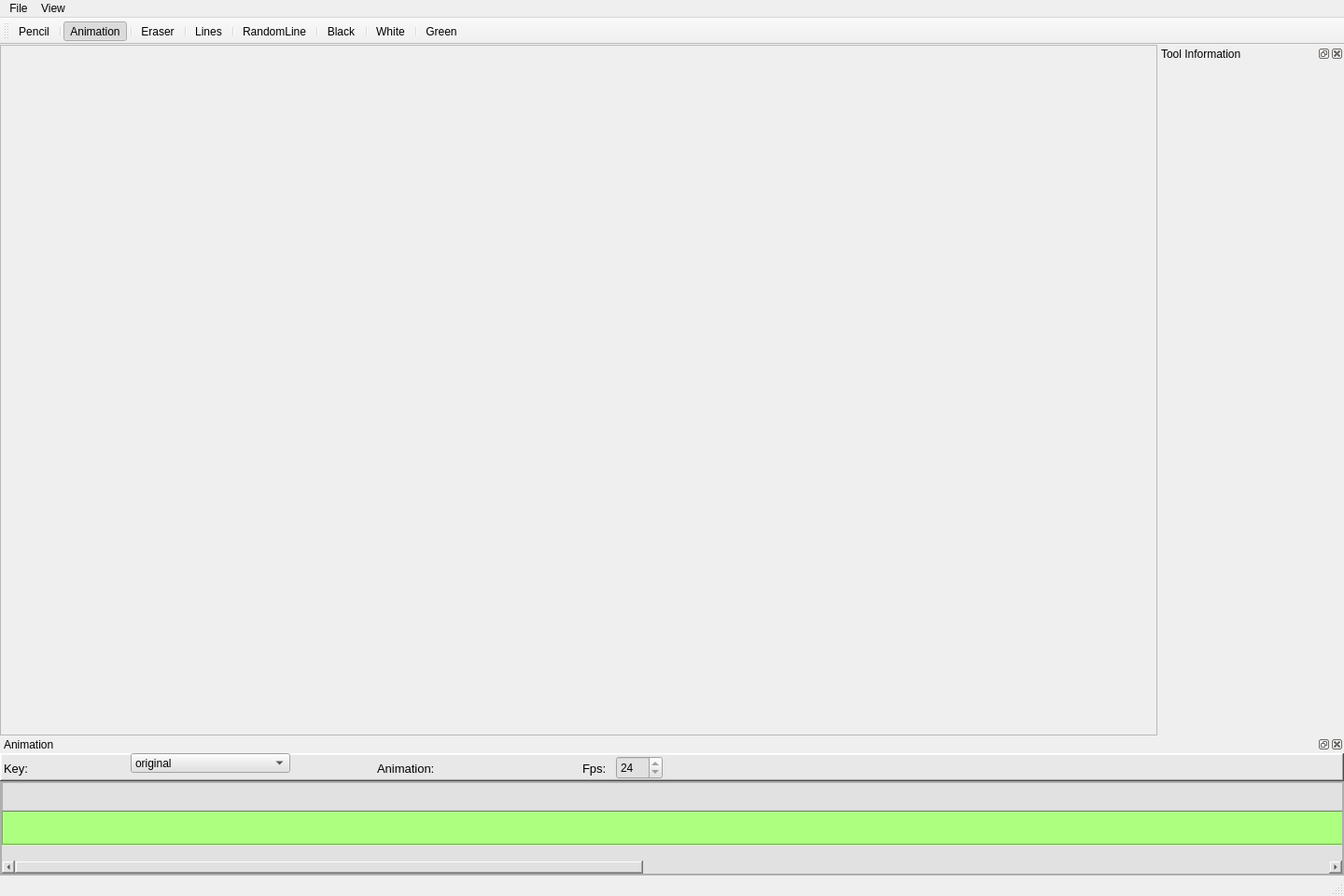
<?xml version="1.0" encoding="UTF-8"?>
<ui version="4.0">
 <class>MainWindow</class>
 <widget class="QMainWindow" name="MainWindow">
  <property name="geometry">
   <rect>
    <x>0</x>
    <y>0</y>
    <width>1440</width>
    <height>960</height>
   </rect>
  </property>
  <property name="minimumSize">
   <size>
    <width>1300</width>
    <height>960</height>
   </size>
  </property>
  <property name="windowTitle">
   <string>MainWindow</string>
  </property>
  <property name="autoFillBackground">
   <bool>true</bool>
  </property>
  <widget class="QWidget" name="centralWidget">
   <layout class="QGridLayout" name="gridLayout">
    <property name="leftMargin">
     <number>0</number>
    </property>
    <property name="topMargin">
     <number>0</number>
    </property>
    <property name="rightMargin">
     <number>0</number>
    </property>
    <property name="bottomMargin">
     <number>0</number>
    </property>
    <property name="spacing">
     <number>0</number>
    </property>
    <item row="1" column="3">
     <widget class="QDockWidget" name="toolinformation_2">
      <property name="minimumSize">
       <size>
        <width>200</width>
        <height>222</height>
       </size>
      </property>
      <property name="maximumSize">
       <size>
        <width>200</width>
        <height>222</height>
       </size>
      </property>
      <property name="windowTitle">
       <string>Tool Information</string>
      </property>
      <widget class="QWidget" name="dockWidgetContents_5">
       <property name="minimumSize">
        <size>
         <width>0</width>
         <height>200</height>
        </size>
       </property>
       <property name="maximumSize">
        <size>
         <width>16777215</width>
         <height>200</height>
        </size>
       </property>
      </widget>
     </widget>
    </item>
    <item row="4" column="1" colspan="3">
     <widget class="QDockWidget" name="AnimationWindow">
      <property name="minimumSize">
       <size>
        <width>103</width>
        <height>150</height>
       </size>
      </property>
      <property name="maximumSize">
       <size>
        <width>1440</width>
        <height>150</height>
       </size>
      </property>
      <property name="windowIcon">
       <iconset>
        <normaloff>:/new/icon/icon/Animation.png</normaloff>
        <normalon>:/new/icon/icon/Animation.png</normalon>
        <activeoff>:/new/icon/icon/Animation.png</activeoff>
        <activeon>:/new/icon/icon/Animation.png</activeon>
        <selectedoff>:/new/icon/icon/Animation.png</selectedoff>:/new/icon/icon/Animation.png</iconset>
      </property>
      <property name="styleSheet">
       <string notr="true">QDockWidget{border:1px solid black;}</string>
      </property>
      <property name="floating">
       <bool>false</bool>
      </property>
      <property name="windowTitle">
       <string>Animation</string>
      </property>
      <widget class="QWidget" name="dockWidgetContents_4">
       <property name="styleSheet">
        <string notr="true">QWidget{
background-color: rgb(225, 225, 225);}</string>
       </property>
       <layout class="QGridLayout" name="gridLayout_2">
        <property name="leftMargin">
         <number>0</number>
        </property>
        <property name="topMargin">
         <number>0</number>
        </property>
        <property name="rightMargin">
         <number>0</number>
        </property>
        <property name="bottomMargin">
         <number>0</number>
        </property>
        <property name="spacing">
         <number>0</number>
        </property>
        <item row="0" column="0">
         <widget class="QFrame" name="frame_3">
          <property name="minimumSize">
           <size>
            <width>0</width>
            <height>30</height>
           </size>
          </property>
          <property name="maximumSize">
           <size>
            <width>16777215</width>
            <height>30</height>
           </size>
          </property>
          <property name="autoFillBackground">
           <bool>false</bool>
          </property>
          <property name="styleSheet">
           <string notr="true">QFrame{background-color:rgb(232, 232, 232);}</string>
          </property>
          <property name="frameShape">
           <enum>QFrame::WinPanel</enum>
          </property>
          <property name="frameShadow">
           <enum>QFrame::Raised</enum>
          </property>
          <property name="lineWidth">
           <number>1</number>
          </property>
          <property name="midLineWidth">
           <number>0</number>
          </property>
          <widget class="QTextBrowser" name="KeyTitle">
           <property name="geometry">
            <rect>
             <x>0</x>
             <y>5</y>
             <width>55</width>
             <height>30</height>
            </rect>
           </property>
           <property name="sizePolicy">
            <sizepolicy hsizetype="Expanding" vsizetype="Expanding">
             <horstretch>0</horstretch>
             <verstretch>0</verstretch>
            </sizepolicy>
           </property>
           <property name="minimumSize">
            <size>
             <width>0</width>
             <height>30</height>
            </size>
           </property>
           <property name="styleSheet">
            <string notr="true">QTextBrowser{background-color:rgb(255,132,139,0);border-radius:3px;color:rgb(0,0,0);}</string>
           </property>
           <property name="frameShape">
            <enum>QFrame::NoFrame</enum>
           </property>
           <property name="html">
            <string>&lt;!DOCTYPE HTML PUBLIC &quot;-//W3C//DTD HTML 4.0//EN&quot; &quot;http://www.w3.org/TR/REC-html40/strict.dtd&quot;&gt;
&lt;html&gt;&lt;head&gt;&lt;meta name=&quot;qrichtext&quot; content=&quot;1&quot; /&gt;&lt;style type=&quot;text/css&quot;&gt;
p, li { white-space: pre-wrap; }
&lt;/style&gt;&lt;/head&gt;&lt;body style=&quot; font-family:'SimSun'; font-size:9pt; font-weight:400; font-style:normal;&quot;&gt;
&lt;p style=&quot; margin-top:0px; margin-bottom:0px; margin-left:0px; margin-right:0px; -qt-block-indent:0; text-indent:0px;&quot;&gt;&lt;span style=&quot; font-size:10pt;&quot;&gt;Key:&lt;/span&gt;&lt;/p&gt;&lt;/body&gt;&lt;/html&gt;</string>
           </property>
          </widget>
          <widget class="QPushButton" name="KeyAdd">
           <property name="geometry">
            <rect>
             <x>50</x>
             <y>0</y>
             <width>30</width>
             <height>30</height>
            </rect>
           </property>
           <property name="text">
            <string/>
           </property>
           <property name="icon">
            <iconset resource="icon.qrc">
             <normaloff>:/new/icon/Resource/icon/AddKey.png</normaloff>:/new/icon/Resource/icon/AddKey.png</iconset>
           </property>
           <property name="iconSize">
            <size>
             <width>30</width>
             <height>30</height>
            </size>
           </property>
           <property name="flat">
            <bool>true</bool>
           </property>
          </widget>
          <widget class="QPushButton" name="KeyDelete">
           <property name="geometry">
            <rect>
             <x>90</x>
             <y>0</y>
             <width>30</width>
             <height>30</height>
            </rect>
           </property>
           <property name="text">
            <string/>
           </property>
           <property name="icon">
            <iconset resource="icon.qrc">
             <normaloff>:/new/icon/Resource/icon/DeleteKey.png</normaloff>:/new/icon/Resource/icon/DeleteKey.png</iconset>
           </property>
           <property name="iconSize">
            <size>
             <width>30</width>
             <height>30</height>
            </size>
           </property>
           <property name="flat">
            <bool>true</bool>
           </property>
          </widget>
          <widget class="QPushButton" name="AnimationCreate">
           <property name="geometry">
            <rect>
             <x>500</x>
             <y>0</y>
             <width>30</width>
             <height>30</height>
            </rect>
           </property>
           <property name="text">
            <string/>
           </property>
           <property name="icon">
            <iconset resource="icon.qrc">
             <normaloff>:/new/icon/Resource/icon/AnimationCreate.png</normaloff>:/new/icon/Resource/icon/AnimationCreate.png</iconset>
           </property>
           <property name="iconSize">
            <size>
             <width>30</width>
             <height>30</height>
            </size>
           </property>
           <property name="checkable">
            <bool>false</bool>
           </property>
           <property name="flat">
            <bool>true</bool>
           </property>
          </widget>
          <widget class="QTextBrowser" name="AnimationTitle">
           <property name="geometry">
            <rect>
             <x>400</x>
             <y>5</y>
             <width>100</width>
             <height>30</height>
            </rect>
           </property>
           <property name="sizePolicy">
            <sizepolicy hsizetype="Expanding" vsizetype="Expanding">
             <horstretch>0</horstretch>
             <verstretch>0</verstretch>
            </sizepolicy>
           </property>
           <property name="minimumSize">
            <size>
             <width>0</width>
             <height>30</height>
            </size>
           </property>
           <property name="styleSheet">
            <string notr="true">QTextBrowser{background-color:rgb(255,132,139,0);border-radius:3px;color:rgb(0,0,0);}</string>
           </property>
           <property name="frameShape">
            <enum>QFrame::NoFrame</enum>
           </property>
           <property name="html">
            <string>&lt;!DOCTYPE HTML PUBLIC &quot;-//W3C//DTD HTML 4.0//EN&quot; &quot;http://www.w3.org/TR/REC-html40/strict.dtd&quot;&gt;
&lt;html&gt;&lt;head&gt;&lt;meta name=&quot;qrichtext&quot; content=&quot;1&quot; /&gt;&lt;style type=&quot;text/css&quot;&gt;
p, li { white-space: pre-wrap; }
&lt;/style&gt;&lt;/head&gt;&lt;body style=&quot; font-family:'SimSun'; font-size:9pt; font-weight:400; font-style:normal;&quot;&gt;
&lt;p style=&quot; margin-top:0px; margin-bottom:0px; margin-left:0px; margin-right:0px; -qt-block-indent:0; text-indent:0px;&quot;&gt;&lt;span style=&quot; font-size:10pt;&quot;&gt;Animation:&lt;/span&gt;&lt;/p&gt;&lt;/body&gt;&lt;/html&gt;</string>
           </property>
          </widget>
          <widget class="QPushButton" name="AnimationAction">
           <property name="geometry">
            <rect>
             <x>540</x>
             <y>0</y>
             <width>30</width>
             <height>30</height>
            </rect>
           </property>
           <property name="text">
            <string/>
           </property>
           <property name="icon">
            <iconset resource="icon.qrc">
             <normaloff>:/new/icon/Resource/icon/Action.png</normaloff>:/new/icon/Resource/icon/Action.png</iconset>
           </property>
           <property name="iconSize">
            <size>
             <width>26</width>
             <height>26</height>
            </size>
           </property>
           <property name="checkable">
            <bool>false</bool>
           </property>
           <property name="flat">
            <bool>true</bool>
           </property>
          </widget>
          <widget class="QTextBrowser" name="TimeTitle">
           <property name="geometry">
            <rect>
             <x>620</x>
             <y>5</y>
             <width>40</width>
             <height>30</height>
            </rect>
           </property>
           <property name="sizePolicy">
            <sizepolicy hsizetype="Expanding" vsizetype="Expanding">
             <horstretch>0</horstretch>
             <verstretch>0</verstretch>
            </sizepolicy>
           </property>
           <property name="minimumSize">
            <size>
             <width>0</width>
             <height>30</height>
            </size>
           </property>
           <property name="styleSheet">
            <string notr="true">QTextBrowser{background-color:rgb(255,132,139,0);border-radius:3px;color:rgb(0,0,0);}</string>
           </property>
           <property name="frameShape">
            <enum>QFrame::NoFrame</enum>
           </property>
           <property name="html">
            <string>&lt;!DOCTYPE HTML PUBLIC &quot;-//W3C//DTD HTML 4.0//EN&quot; &quot;http://www.w3.org/TR/REC-html40/strict.dtd&quot;&gt;
&lt;html&gt;&lt;head&gt;&lt;meta name=&quot;qrichtext&quot; content=&quot;1&quot; /&gt;&lt;style type=&quot;text/css&quot;&gt;
p, li { white-space: pre-wrap; }
&lt;/style&gt;&lt;/head&gt;&lt;body style=&quot; font-family:'SimSun'; font-size:9pt; font-weight:400; font-style:normal;&quot;&gt;
&lt;p style=&quot; margin-top:0px; margin-bottom:0px; margin-left:0px; margin-right:0px; -qt-block-indent:0; text-indent:0px;&quot;&gt;&lt;span style=&quot; font-size:10pt;&quot;&gt;Fps:&lt;/span&gt;&lt;/p&gt;&lt;/body&gt;&lt;/html&gt;</string>
           </property>
          </widget>
          <widget class="QSpinBox" name="FpsTimes">
           <property name="geometry">
            <rect>
             <x>660</x>
             <y>3</y>
             <width>50</width>
             <height>25</height>
            </rect>
           </property>
           <property name="minimum">
            <number>24</number>
           </property>
           <property name="maximum">
            <number>24</number>
           </property>
          </widget>
          <widget class="QComboBox" name="comboBox">
           <property name="geometry">
            <rect>
             <x>140</x>
             <y>0</y>
             <width>171</width>
             <height>21</height>
            </rect>
           </property>
           <item>
            <property name="text">
             <string>original</string>
            </property>
           </item>
           <item>
            <property name="text">
             <string>guidance0</string>
            </property>
           </item>
           <item>
            <property name="text">
             <string>guidance1</string>
            </property>
           </item>
           <item>
            <property name="text">
             <string>guidance3</string>
            </property>
           </item>
          </widget>
         </widget>
        </item>
        <item row="1" column="0">
         <widget class="QFrame" name="frame_4">
          <property name="minimumSize">
           <size>
            <width>0</width>
            <height>0</height>
           </size>
          </property>
          <property name="maximumSize">
           <size>
            <width>1440</width>
            <height>16777215</height>
           </size>
          </property>
          <property name="styleSheet">
           <string notr="true">QFrame{background-color:rgb(225, 225, 225);}</string>
          </property>
          <property name="frameShape">
           <enum>QFrame::StyledPanel</enum>
          </property>
          <property name="frameShadow">
           <enum>QFrame::Plain</enum>
          </property>
          <layout class="QGridLayout" name="gridLayout_3">
           <property name="leftMargin">
            <number>0</number>
           </property>
           <property name="topMargin">
            <number>0</number>
           </property>
           <property name="rightMargin">
            <number>0</number>
           </property>
           <property name="bottomMargin">
            <number>0</number>
           </property>
           <property name="spacing">
            <number>0</number>
           </property>
           <item row="0" column="0">
            <widget class="QScrollArea" name="scrollArea_2">
             <property name="minimumSize">
              <size>
               <width>0</width>
               <height>0</height>
              </size>
             </property>
             <property name="widgetResizable">
              <bool>true</bool>
             </property>
             <widget class="QWidget" name="scrollAreaWidgetContents_4">
              <property name="geometry">
               <rect>
                <x>0</x>
                <y>0</y>
                <width>3000</width>
                <height>65</height>
               </rect>
              </property>
              <property name="minimumSize">
               <size>
                <width>3000</width>
                <height>0</height>
               </size>
              </property>
              <widget class="QTextEdit" name="ScaleMark">
               <property name="geometry">
                <rect>
                 <x>0</x>
                 <y>-10</y>
                 <width>3000</width>
                 <height>40</height>
                </rect>
               </property>
               <property name="minimumSize">
                <size>
                 <width>3000</width>
                 <height>0</height>
                </size>
               </property>
               <property name="font">
                <font>
                 <family>Arial</family>
                 <pointsize>8</pointsize>
                </font>
               </property>
               <property name="html">
                <string>&lt;!DOCTYPE HTML PUBLIC &quot;-//W3C//DTD HTML 4.0//EN&quot; &quot;http://www.w3.org/TR/REC-html40/strict.dtd&quot;&gt;
&lt;html&gt;&lt;head&gt;&lt;meta name=&quot;qrichtext&quot; content=&quot;1&quot; /&gt;&lt;style type=&quot;text/css&quot;&gt;
p, li { white-space: pre-wrap; }
&lt;/style&gt;&lt;/head&gt;&lt;body style=&quot; font-family:'Arial'; font-size:8pt; font-weight:400; font-style:normal;&quot;&gt;
&lt;p style=&quot;-qt-paragraph-type:empty; margin-top:0px; margin-bottom:0px; margin-left:0px; margin-right:0px; -qt-block-indent:0; text-indent:0px;&quot;&gt;&lt;br /&gt;&lt;/p&gt;&lt;/body&gt;&lt;/html&gt;</string>
               </property>
              </widget>
              <widget class="QFrame" name="frame">
               <property name="geometry">
                <rect>
                 <x>0</x>
                 <y>30</y>
                 <width>3000</width>
                 <height>37</height>
                </rect>
               </property>
               <property name="styleSheet">
                <string notr="true">QFrame{background-color: rgb(172, 255, 127);}
</string>
               </property>
               <property name="frameShape">
                <enum>QFrame::Box</enum>
               </property>
               <property name="frameShadow">
                <enum>QFrame::Sunken</enum>
               </property>
              </widget>
             </widget>
            </widget>
           </item>
          </layout>
         </widget>
        </item>
       </layout>
      </widget>
     </widget>
    </item>
    <item row="1" column="1" rowspan="3">
     <widget class="QScrollArea" name="scrollArea">
      <property name="widgetResizable">
       <bool>true</bool>
      </property>
      <widget class="QWidget" name="scrollAreaWidgetContents">
       <property name="geometry">
        <rect>
         <x>0</x>
         <y>0</y>
         <width>1238</width>
         <height>727</height>
        </rect>
       </property>
       <property name="minimumSize">
        <size>
         <width>1238</width>
         <height>675</height>
        </size>
       </property>
       <widget class="QLabel" name="label">
        <property name="geometry">
         <rect>
          <x>0</x>
          <y>0</y>
          <width>1240</width>
          <height>675</height>
         </rect>
        </property>
        <property name="minimumSize">
         <size>
          <width>1200</width>
          <height>650</height>
         </size>
        </property>
        <property name="text">
         <string/>
        </property>
       </widget>
      </widget>
     </widget>
    </item>
   </layout>
  </widget>
  <widget class="QMenuBar" name="menuBar">
   <property name="geometry">
    <rect>
     <x>0</x>
     <y>0</y>
     <width>1440</width>
     <height>26</height>
    </rect>
   </property>
   <widget class="QMenu" name="menuFile">
    <property name="title">
     <string>File</string>
    </property>
    <addaction name="actionOpen"/>
    <addaction name="actionOpen_All"/>
    <addaction name="separator"/>
    <addaction name="actionSave"/>
    <addaction name="actionSave_All"/>
    <addaction name="separator"/>
    <addaction name="actionNew"/>
   </widget>
   <widget class="QMenu" name="menuView">
    <property name="title">
     <string>View</string>
    </property>
    <addaction name="actionTool_Animation"/>
    <addaction name="separator"/>
    <addaction name="actionTool_toolinformation"/>
   </widget>
   <addaction name="menuFile"/>
   <addaction name="menuView"/>
  </widget>
  <widget class="QToolBar" name="mainToolBar">
   <property name="iconSize">
    <size>
     <width>20</width>
     <height>20</height>
    </size>
   </property>
   <attribute name="toolBarArea">
    <enum>TopToolBarArea</enum>
   </attribute>
   <attribute name="toolBarBreak">
    <bool>false</bool>
   </attribute>
   <addaction name="actionPencil"/>
   <addaction name="separator"/>
   <addaction name="actionAnimation"/>
   <addaction name="separator"/>
   <addaction name="actionEraser"/>
   <addaction name="separator"/>
   <addaction name="actionLines"/>
   <addaction name="separator"/>
   <addaction name="actionRandomLine"/>
   <addaction name="separator"/>
   <addaction name="actionBlack"/>
   <addaction name="separator"/>
   <addaction name="actionWhite"/>
   <addaction name="separator"/>
   <addaction name="actionGreen"/>
  </widget>
  <widget class="QStatusBar" name="statusBar"/>
  <action name="actionOpen">
   <property name="checkable">
    <bool>true</bool>
   </property>
   <property name="icon">
    <iconset resource="icon.qrc">
     <normaloff>:/new/icon/Resource/icon/open.png</normaloff>:/new/icon/Resource/icon/open.png</iconset>
   </property>
   <property name="text">
    <string>Open One...</string>
   </property>
   <property name="shortcut">
    <string>Ctrl+O</string>
   </property>
  </action>
  <action name="actionSave">
   <property name="checkable">
    <bool>true</bool>
   </property>
   <property name="icon">
    <iconset resource="icon.qrc">
     <normaloff>:/new/icon/Resource/icon/save.png</normaloff>:/new/icon/Resource/icon/save.png</iconset>
   </property>
   <property name="text">
    <string>Save...</string>
   </property>
   <property name="shortcut">
    <string>Ctrl+S</string>
   </property>
  </action>
  <action name="actionPencil">
   <property name="checkable">
    <bool>true</bool>
   </property>
   <property name="icon">
    <iconset resource="icon.qrc">
     <normaloff>:/new/icon/Resource/icon/pencil.png</normaloff>:/new/icon/Resource/icon/pencil.png</iconset>
   </property>
   <property name="text">
    <string>Pencil</string>
   </property>
   <property name="toolTip">
    <string>pencil</string>
   </property>
  </action>
  <action name="actionAnimation">
   <property name="checkable">
    <bool>true</bool>
   </property>
   <property name="checked">
    <bool>true</bool>
   </property>
   <property name="icon">
    <iconset resource="icon.qrc">
     <normaloff>:/new/icon/Resource/icon/Animation.png</normaloff>:/new/icon/Resource/icon/Animation.png</iconset>
   </property>
   <property name="text">
    <string>Animation</string>
   </property>
   <property name="toolTip">
    <string>Animation</string>
   </property>
  </action>
  <action name="actionEraser">
   <property name="checkable">
    <bool>true</bool>
   </property>
   <property name="enabled">
    <bool>true</bool>
   </property>
   <property name="icon">
    <iconset resource="icon.qrc">
     <normaloff>:/new/icon/Resource/icon/eraser.png</normaloff>:/new/icon/Resource/icon/eraser.png</iconset>
   </property>
   <property name="text">
    <string>Eraser</string>
   </property>
   <property name="toolTip">
    <string>Eraser</string>
   </property>
  </action>
  <action name="actionNew">
   <property name="checkable">
    <bool>true</bool>
   </property>
   <property name="icon">
    <iconset resource="icon.qrc">
     <normaloff>:/new/icon/Resource/icon/New.png</normaloff>:/new/icon/Resource/icon/New.png</iconset>
   </property>
   <property name="text">
    <string>New...</string>
   </property>
   <property name="shortcut">
    <string>Ctrl+N</string>
   </property>
  </action>
  <action name="actionTool_Animation">
   <property name="checkable">
    <bool>true</bool>
   </property>
   <property name="icon">
    <iconset>
     <activeon>:/new/icon/Resource/icon/Active.png</activeon>
    </iconset>
   </property>
   <property name="text">
    <string>Tool_Animation</string>
   </property>
  </action>
  <action name="actionTool_toolinformation">
   <property name="checkable">
    <bool>true</bool>
   </property>
   <property name="icon">
    <iconset>
     <normalon>:/new/icon/Resource/icon/Active.png</normalon>
    </iconset>
   </property>
   <property name="text">
    <string>Tool_toolinformation</string>
   </property>
  </action>
  <action name="actionLines">
   <property name="checkable">
    <bool>true</bool>
   </property>
   <property name="icon">
    <iconset resource="icon.qrc">
     <normaloff>:/new/icon/Resource/icon/Lines.png</normaloff>:/new/icon/Resource/icon/Lines.png</iconset>
   </property>
   <property name="text">
    <string>Lines</string>
   </property>
   <property name="toolTip">
    <string>Lines</string>
   </property>
  </action>
  <action name="actionRandomLine">
   <property name="checkable">
    <bool>true</bool>
   </property>
   <property name="icon">
    <iconset resource="icon.qrc">
     <normaloff>:/new/icon/Resource/icon/Line.PNG</normaloff>:/new/icon/Resource/icon/Line.PNG</iconset>
   </property>
   <property name="text">
    <string>RandomLine</string>
   </property>
   <property name="toolTip">
    <string>RandomLine</string>
   </property>
  </action>
  <action name="actionBlack">
   <property name="checkable">
    <bool>true</bool>
   </property>
   <property name="icon">
    <iconset resource="icon.qrc">
     <normaloff>:/new/icon/Resource/icon/Black.png</normaloff>:/new/icon/Resource/icon/Black.png</iconset>
   </property>
   <property name="text">
    <string>Black</string>
   </property>
   <property name="toolTip">
    <string>Black</string>
   </property>
  </action>
  <action name="actionWhite">
   <property name="checkable">
    <bool>true</bool>
   </property>
   <property name="icon">
    <iconset resource="icon.qrc">
     <normaloff>:/new/icon/Resource/icon/White.png</normaloff>:/new/icon/Resource/icon/White.png</iconset>
   </property>
   <property name="text">
    <string>White</string>
   </property>
   <property name="toolTip">
    <string>White</string>
   </property>
  </action>
  <action name="actionGreen">
   <property name="checkable">
    <bool>true</bool>
   </property>
   <property name="icon">
    <iconset resource="icon.qrc">
     <normaloff>:/new/icon/Resource/icon/Green.png</normaloff>:/new/icon/Resource/icon/Green.png</iconset>
   </property>
   <property name="text">
    <string>Green</string>
   </property>
   <property name="toolTip">
    <string>Green</string>
   </property>
  </action>
  <action name="actionOpen_All">
   <property name="checkable">
    <bool>true</bool>
   </property>
   <property name="text">
    <string>Open All...</string>
   </property>
  </action>
  <action name="actionSave_All">
   <property name="checkable">
    <bool>true</bool>
   </property>
   <property name="text">
    <string>Save All...</string>
   </property>
  </action>
 </widget>
 <layoutdefault spacing="6" margin="11"/>
 <resources>
  <include location="icon.qrc"/>
 </resources>
 <connections/>
</ui>
